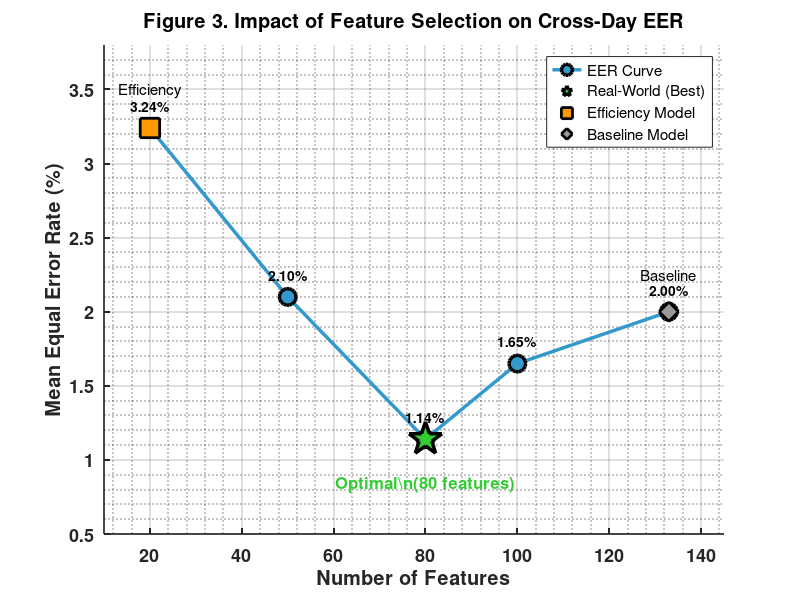
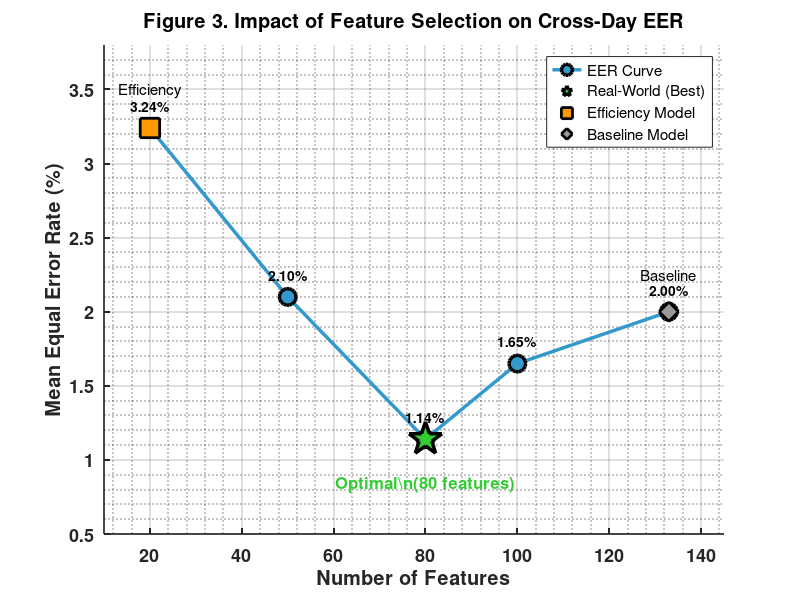
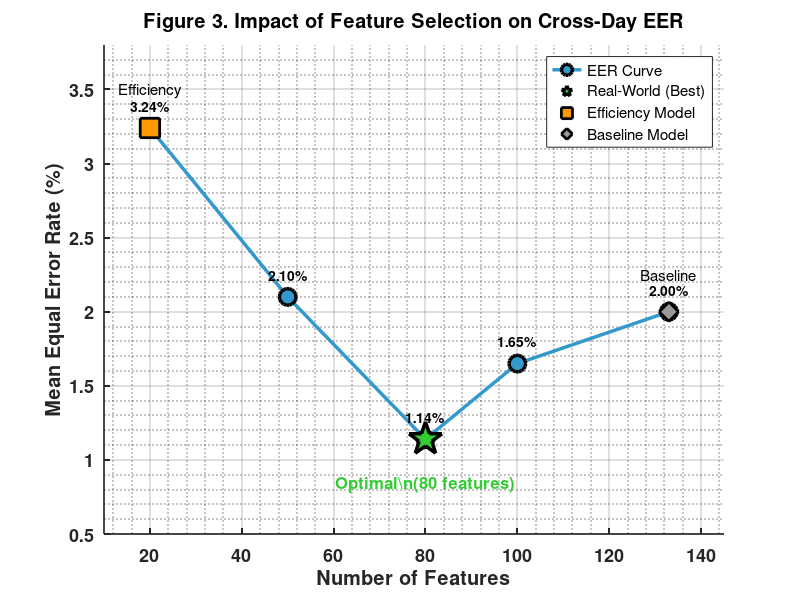

MATLAB code to generate these figures, in order:
%% FIGURE 3: Line Plot of EER vs Number of Features
% Purpose: Show impact of feature selection on performance

clear; clc; close all;

% Data from Table 3: Feature selection experiments
num_features = [20, 50, 80, 100, 133];
mean_eer = [3.24, 2.10, 1.14, 1.65, 2.00];  
% 20=Efficiency, 50=Top-50, 80=Real-World, 100=interpolated, 133=Baseline

% Create figure
figure('Position', [100, 100, 900, 600], 'Color', 'w');
hold on;

% Plot main curve
plot(num_features, mean_eer, '-o', 'LineWidth', 3, 'MarkerSize', 12, ...
    'MarkerFaceColor', [0.2 0.6 0.8], 'MarkerEdgeColor', 'k', ...
    'Color', [0.2 0.6 0.8], 'LineWidth', 2.5);

% Highlight key points
% Optimal point (80 features)
plot(80, 1.14, 'p', 'MarkerSize', 25, 'MarkerFaceColor', [0.2 0.8 0.2], ...
    'MarkerEdgeColor', 'k', 'LineWidth', 2.5);

% Efficiency model (20 features)
plot(20, 3.24, 's', 'MarkerSize', 14, 'MarkerFaceColor', [1 0.6 0], ...
    'MarkerEdgeColor', 'k', 'LineWidth', 2);

% Baseline model (133 features)
plot(133, 2.00, 'd', 'MarkerSize', 14, 'MarkerFaceColor', [0.6 0.6 0.6], ...
    'MarkerEdgeColor', 'k', 'LineWidth', 2);

% Add annotations
text(80, 1.14 - 0.3, 'Optimal\n(80 features)', 'FontSize', 12, ...
    'FontWeight', 'bold', 'HorizontalAlignment', 'center', 'Color', [0.2 0.8 0.2]);
text(20, 3.24 + 0.25, 'Efficiency', 'FontSize', 11, 'HorizontalAlignment', 'center');
text(133, 2.00 + 0.25, 'Baseline', 'FontSize', 11, 'HorizontalAlignment', 'center');

% Add value labels
for i = 1:length(num_features)
    text(num_features(i), mean_eer(i) + 0.15, sprintf('%.2f%%', mean_eer(i)), ...
        'FontSize', 10, 'HorizontalAlignment', 'center', 'FontWeight', 'bold');
end

% Formatting
xlabel('Number of Features', 'FontSize', 15, 'FontWeight', 'bold');
ylabel('Mean Equal Error Rate (%)', 'FontSize', 15, 'FontWeight', 'bold');
title('Figure 3. Impact of Feature Selection on Cross-Day EER', ...
    'FontSize', 16, 'FontWeight', 'bold');
grid on;
grid minor;
xlim([10, 145]);
ylim([0.5, 3.8]);
set(gca, 'FontSize', 13, 'FontWeight', 'bold', 'LineWidth', 1.2);

legend({'EER Curve', 'Real-World (Best)', 'Efficiency Model', 'Baseline Model'}, ...
    'Location', 'northeast', 'FontSize', 11);

hold off;

% Save figure
saveas(gcf, 'Figure3_Features_vs_EER.png');
saveas(gcf, 'Figure3_Features_vs_EER.fig');
print(gcf, 'Figure3_Features_vs_EER.png', '-dpng', '-r300');

fprintf('✓ Figure 3 generated and saved successfully!\n');
fprintf('  - Figure3_Features_vs_EER.png (300 DPI)\n');
fprintf('  - Figure3_Features_vs_EER.fig (editable)\n\n');
